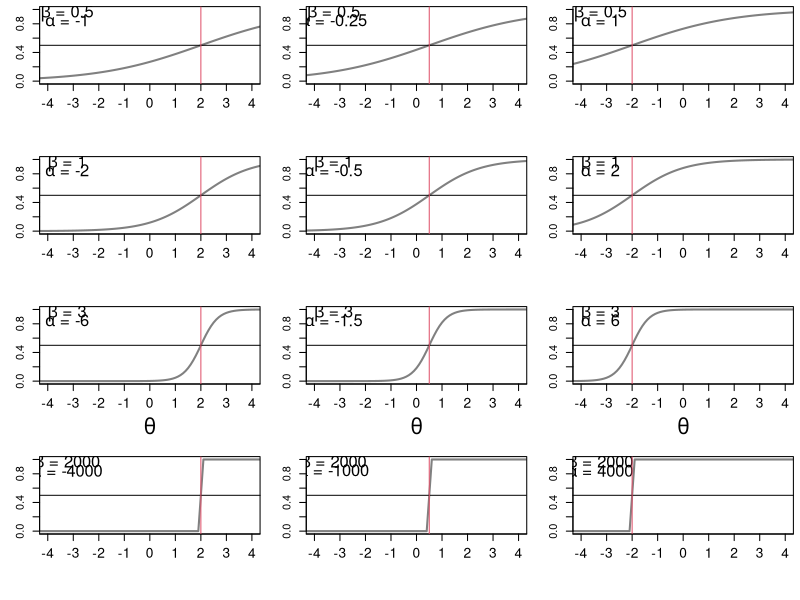

Write the R code that produced this figure.
## R_Demo_logit_transformation_latent_variable.R
##########################################################################
## INSTRUCTOR: Christopher Fariss
## COURSE NAME: Programming and Simulation Methods for Computational Social Science (2W)
## University of Essex Summer School 2024
##
## Date: 2024-07-22
##
## Please e-mail me if you find any errors or have and suggestions (either email is fine)
## e-mail: cjf0006@gmail.com
## e-mail: cjfariss@umich.edu
##
##########################################################################
##
## Introduction to tutorial:
##
## Think about a latent variable model without actually running one.
##
## This program is a visual look at the relationship between values along a fixed sequence that represents the distribution of the latent variable and its relationship to binary variables that are equally likely (50%-50% change).
##
## In the IRT framework, there is a latent trait theta_i.
##
## Where the subscript i = 1,... ,N indicates multiple units.
##
## y_ik is the observed value for item k for unit i.
##
## For each item alpha_k and beta_k are also estimated.
##
## alpha_k continues to act as "difficulty" parameters, or threshold that benchmarks how likely an indicator is to be observed relative to the values of the latent trait.
##
## In this formulation, this is analogous to an intercept in a traditional logistic regression model.
##
## beta_k, often referred to as the "discrimination" parameters and is the analogue of a slope coefficient.
##
##########################################################################

## make theta a deterministic sequence (we will use each value below to calculate a range of probabilities as a function of these values and the item-discrimination and item-difficulty parameters)
theta <- seq(-5,5,.1)
n <- length(theta)

## set strength of relationship (i.e., the item discrimination)
##
## try setting this value to an positive real number
##
## as beta increases the logit curve will converge towards a set function
##
## the step function will reside over the inflection point of the logit curve
##
## the inflection point is always -(alpha/beta)
##
## because of this identity, we have to expand the intercepts below by a factor of beta
##
## the expansion below is necessary to fix the curve over the range of the standard normal density set for x above
##
#beta <- .1
#beta <- .5
#beta <- 1
#beta <- 2
#beta <- 3
#beta <- 4
#beta <- 5
#beta <- 10
#beta <- 100
#beta <- 1000
#beta <- 10000
##
## as beta approach infinity, the value along x becomes perfectly predictive of the y variables
##
#beta <- 100000


## set beta here (pick three values for beta, the item discrimination parameter)
beta <- c(.5,1,3,2000)

par(mfrow=c(4,3), mar=c(5,3,.5,.5))
for(j in 1:length(beta)){
    ## set intercepts * an expansion factor, which is the item discrimination from above
    ## values correspond exactly to the position along the standard normal x variable
    ## specifically, these are the position along x at which point at which Pr(y=1)=.5
    alpha <- beta[j]*c(-2,-.5,2)
    
    # linear terms of the model
    # transform the linear xb terms using the logit function into a probability
    xb <- p <- y <- matrix(NA, nrow=n, ncol=length(alpha))
    for(i in 1:length(alpha)){
        xb[,i] <- alpha[i] + beta[j] * theta
        p[,i] <- 1 / (1 + exp(-xb[,i]))
        y[,i] <- rbinom(n, size=1, prob=p[,i])
    }
    
    for(i in 1:length(alpha)){
        ## graph theta values along the the x-axis
        ## x values are projected onto the probability of y using the inverse logit function of xb
        plot(theta, p[,i], xlim=c(-4.0,4.0), ylim=c(0,1), xaxt="n", xlab="", type="l", lwd=2, col=grey(.5), ylab="")
        if(j==3)mtext(side=1, expression(theta), cex=1.25, line=3)
        if(i==1)mtext(side=2, expression("Probability Y=1"), cex=1.25, line=3)
        A <- alpha[i]
        B <- beta[j]
        text(-3.25,.95, substitute(paste(beta, " = ", B), list(B = B)), cex=1.5)
        text(-3.25,.85, substitute(paste(alpha, " = ", A), list(A = A)), cex=1.5)
        axis(side=1, at=-5:5, cex.axis=1.25)
        abline(h=0.5)
        abline(v=-(alpha[i]/beta[j]), col=2)
        #abline(v=-((alpha[i]+log(2.75))/beta[j]), col=2, lwd=.5, lty=2)
        #abline(v=-((alpha[i]-log(2.75))/beta[j]), col=2, lwd=.5, lty=2)
    }
}



